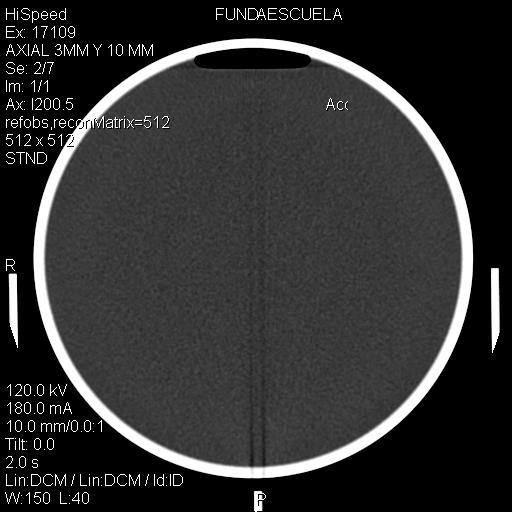
#> input picture 2-ImagenesDigitales/archivos-practica2/AAA0002.pgm, 512 x 512 px
$ python read-write-pgm.py AAA0002.pgm out.png
#> lines starting #> are read from the running program, lines starting #| are printed output that depends on the picture
import cv2
import sys
import numpy as np
import matplotlib.pyplot as plt
import os.path

def read_pgm_file(file_name):

#> called with file_name = 'AAA0002.pgm'
    data_dir = os.path.dirname(os.path.abspath(__file__))

    # Test if file exists
    file_path = os.path.join(data_dir, file_name)
    assert os.path.isfile(file_path), 'file \'{0}\' does not exist'.format(file_path)

    img = cv2.imread(file_name,flags=cv2.IMREAD_GRAYSCALE)
#> img is the input picture: shape (512, 512); min 0, max 255, mean 48.6

    if img is not None:
        print('img.size: ', img.size)
#| img.size:  262144
#| Size of image: (512, 512)
    else:
        print('imread({0}) -> None'.format(file_path))

    return img


def show_img_hist(im):

    vmin = np.amin(im)
#> vmin = 0
    vmax = np.max(im)
#> vmax = 255
    print("Intensity Min: {}   Max:{}".format(vmin,vmax))
#| Intensity Min: 0   Max:255

    L = vmax - vmin
#> L = 255
    print("Number of Levels: {}".format(L))
#| Number of Levels: 255
    fig = plt.figure(figsize=(16,6))
    ax1 = plt.subplot(1, 2, 1)
    ax2 = plt.subplot(1, 2, 2)

    # imgplot = plt.imshow(im/np.amax(im))
    imgplot = ax1.imshow(im,cmap='gray', vmin=vmin, vmax=vmax)
    fig.colorbar(imgplot, ax=ax1)
    # cv2.imshow(infile,img)
    # cv2.waitKey(0)

    hist, bin_edges = np.histogram(im.ravel(),bins=L)
#> hist = 255 values, max 93273 at index 0, min 14 at index 113, mean 1028; bin_edges = 256 values from 0 to 255
    ax2.bar(bin_edges[:-1], hist)
    plt.show()
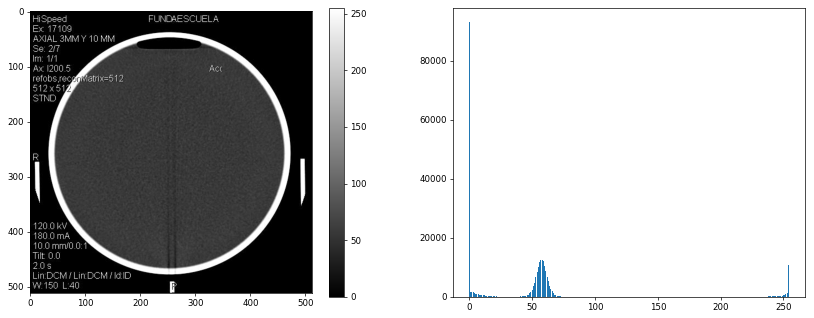
#> figure drawn by matplotlib, 3 panels; panel 2: tallest bar 93273 high, from x = -0.4 to 0.4


def process_pgm_file(im):
    #
    #   Escriba su procesamiento de imágenes aquí
    #
    imout = im

    return imout

if __name__ == "__main__":

    if(len(sys.argv)<3):
        print("Usage: python read-write-pgm.py [infile.pgm] [outfile.pgm]")
        exit(1)

    infile = sys.argv[1]
    outfile = sys.argv[2]

    img = read_pgm_file(infile)

    im = np.array(img)
    print("Size of image: {}".format(im.shape))

    show_img_hist(im)

    imout = process_pgm_file(im)


    cv2.imwrite(outfile,imout,[cv2.IMWRITE_PXM_BINARY,0])

$ run again, on 2-ImagenesDigitales/archivos-practica2/AAA0011.pgm
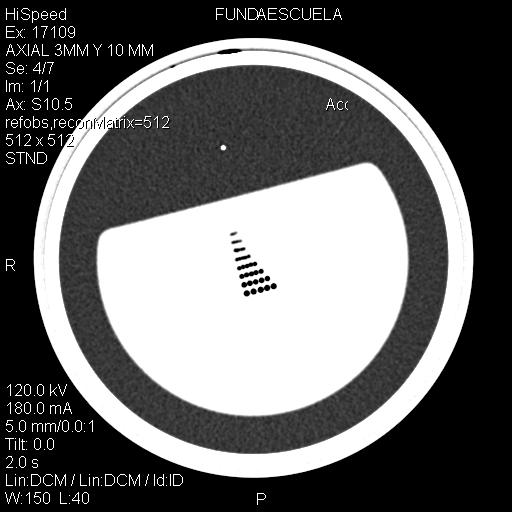
#> input picture 2-ImagenesDigitales/archivos-practica2/AAA0011.pgm, 512 x 512 px
#> in read_pgm_file, img is the input picture: shape (512, 512); min 0, max 255, mean 103.5
#| img.size:  262144
#| Size of image: (512, 512)
#> vmin = 0
#> vmax = 255
#| Intensity Min: 0   Max:255
#| Number of Levels: 255
#> hist = 255 values, max 94028 at index 0, min 22 at index 91, mean 1028; bin_edges = 256 values from 0 to 255
#> in show_img_hist, `plt.show()`:
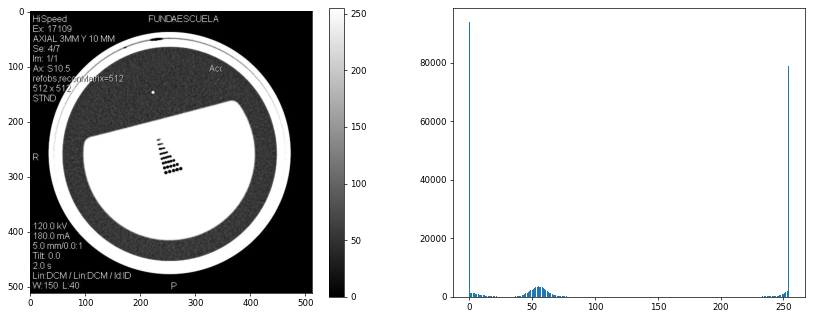
#> figure drawn by matplotlib, 3 panels; panel 2: tallest bar 94028 high, from x = -0.4 to 0.4
